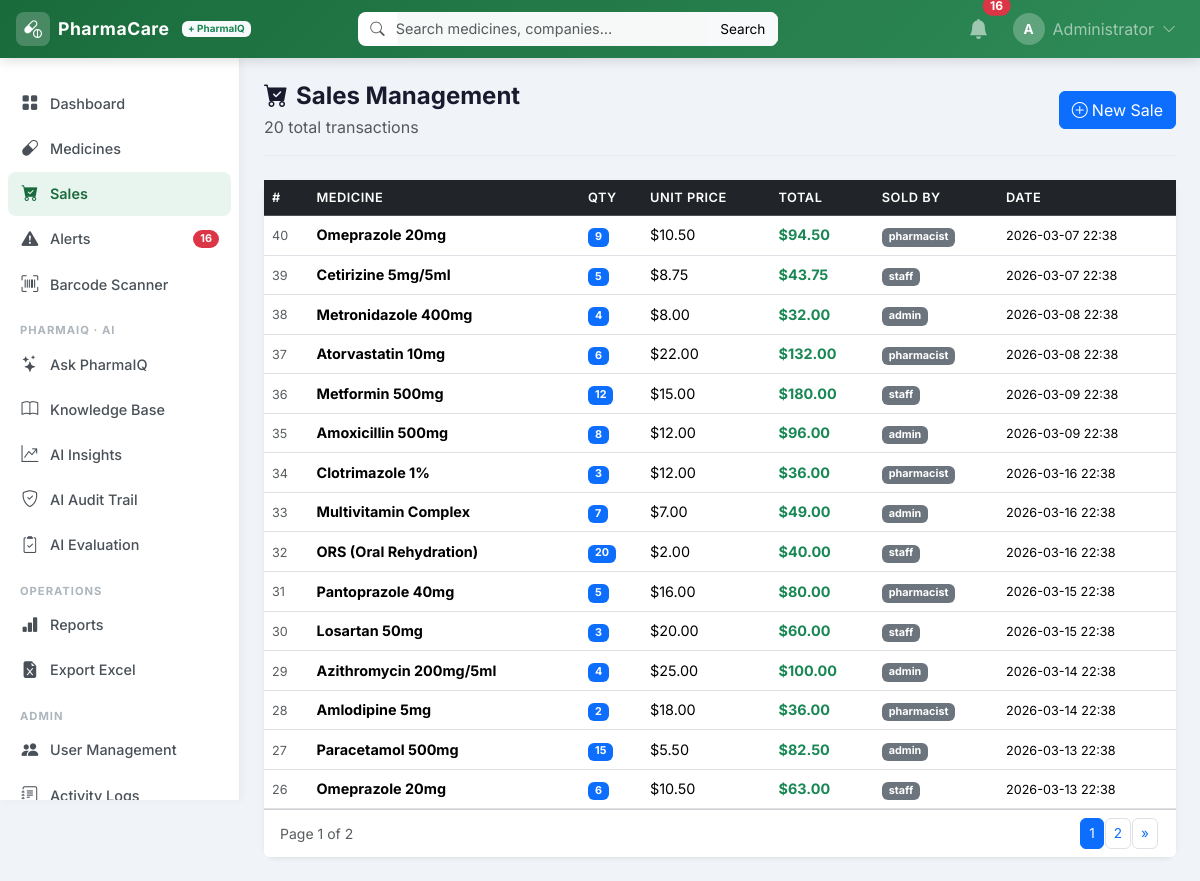
/sales (signed in), run on the app's committed database.
### tables this page shows
CREATE TABLE sales (
        id            INTEGER PRIMARY KEY AUTOINCREMENT,
        medicine_id   INTEGER,
        medicine_name TEXT,
        quantity      INTEGER,
        unit_price    REAL,
        total_price   REAL,
        sold_by       TEXT,
        sale_date     TEXT DEFAULT (datetime('now'))
    );

### app.py (the view)
@app.route("/sales")
@login_required
def sales():
    page   = max(1, int(request.args.get("page", 1)))
    per    = 15
    offset = (page - 1) * per
    total  = query_db("SELECT COUNT(*) as c FROM sales", one=True)["c"]
    all_sales = query_db(
        "SELECT * FROM sales ORDER BY id DESC LIMIT ? OFFSET ?", (per, offset))
    pages = (total + per - 1) // per
    meds  = query_db("SELECT id,medicine_name,price,product_qty FROM medicines ORDER BY medicine_name")
    return render_template("sales.html", sales=all_sales, page=page, pages=pages,
                           total=total, medicines=meds)

### app.py (called while the page is built)
def get_db():
    db = getattr(g, "_database", None)
    if db is None:
        db = g._database = sqlite3.connect(DATABASE)
        db.row_factory = sqlite3.Row
        db.execute("PRAGMA journal_mode=WAL")
    return db

@app.teardown_appcontext
def close_connection(exception):
    db = getattr(g, "_database", None)
    if db is not None:
        db.close()

def query_db(sql, args=(), one=False, commit=False):
    db = get_db()
    cur = db.execute(sql, args)
    if commit:
        db.commit()
        return cur.lastrowid
    rv = cur.fetchall()
    return (rv[0] if rv else None) if one else rv

def login_required(f):
    @wraps(f)
    def decorated(*args, **kwargs):
        if "user_id" not in session:
            flash("Please login first.", "warning")
            return redirect(url_for("login"))
        return f(*args, **kwargs)
    return decorated

@app.context_processor
def inject_alerts():
    if "user_id" in session:
        today     = date.today()
        warn_date = today + timedelta(days=EXPIRY_WARN_DAYS)
        exp_count = query_db(
            "SELECT COUNT(*) as c FROM medicines WHERE exp_date IS NOT NULL AND exp_date != '' AND exp_date <= ?",
            (warn_date.isoformat(),), one=True)["c"]
        ls_count  = query_db(
            "SELECT COUNT(*) as c FROM medicines WHERE product_qty <= ?",
            (LOW_STOCK_THRESHOLD,), one=True)["c"]
        return dict(nav_expiring=exp_count, nav_low_stock=ls_count)
    return dict(nav_expiring=0, nav_low_stock=0)

### pharmaiq/routes.py (called while the page is built)
def csrf_token():
    if "ai_csrf" not in session:
        session["ai_csrf"] = secrets.token_urlsafe(24)
    return session["ai_csrf"]

@bp.app_context_processor
def _inject():
    return {"csrf_token": csrf_token}

### templates/sales.html (shortened to what this page needs)
{% extends "base.html" %}
{% block content %}
<div class="page-header d-flex justify-content-between align-items-center">
  <div>
    <h4 class="page-title"><i class="bi bi-cart-check-fill me-2"></i>Sales Management</h4>
    <p class="text-muted mb-0">{{ total }} total transactions</p>
  </div>
  <button class="btn btn-primary" data-bs-toggle="modal" data-bs-target="#addSaleModal">
    <i class="bi bi-plus-circle me-1"></i>New Sale
  </button>
</div>
<div class="card border-0 shadow-sm">
  <div class="table-responsive">
    <table class="table table-hover align-middle mb-0">
      <thead class="table-dark"><tr>
        <th>#</th><th>Medicine</th><th>Qty</th><th>Unit Price</th><th>Total</th><th>Sold By</th><th>Date</th>
      </tr></thead>
      <tbody>
      {% for s in sales %}
      <tr>
        <td><small class="text-muted">{{ s['id'] }}</small></td>
        <td><strong>{{ s['medicine_name'] }}</strong></td>
        <td><span class="badge bg-primary">{{ s['quantity'] }}</span></td>
        <td>${{ "%.2f"|format(s['unit_price'] or 0) }}</td>
        <td><strong class="text-success">${{ "%.2f"|format(s['total_price'] or 0) }}</strong></td>
        <td><span class="badge bg-secondary">{{ s['sold_by'] }}</span></td>
        <td><small>{{ s['sale_date'][:16] if s['sale_date'] }}</small></td>
      </tr>
      {% else %}
      <tr><td colspan="7" class="text-center py-5 text-muted">
        <i class="bi bi-cart display-4 d-block mb-2"></i>No sales recorded yet
      </td></tr>
      {% endfor %}
      </tbody>
    </table>
  </div>
  {% if pages > 1 %}
  <div class="card-footer bg-white d-flex justify-content-between align-items-center">
    <small class="text-muted">Page {{ page }} of {{ pages }}</small>
    <nav>
      <ul class="pagination pagination-sm mb-0">
        {% for p in range(1, pages+1) %}
        <li class="page-item {% if p==page %}active{% endif %}"><a class="page-link" href="?page={{ p }}">{{ p }}</a></li>
        {% endfor %}
        {% if page < pages %}<li class="page-item"><a class="page-link" href="?page={{ page+1 }}">»</a></li>{% endif %}
      </ul>
    </nav>
  </div>
  {% endif %}
</div>
{% endblock %}

### static/css/style.css (style rules this page uses)
:root { --sidebar-width: 240px; --navbar-height: 58px; --primary: #1a6b3c; --primary-dark: #145530; }
* { box-sizing: border-box; }
body { font-family: 'Inter', sans-serif; background: #f0f4f8; color: #212529; }
.page-header { margin-bottom: 1.5rem; padding-bottom: 1rem; border-bottom: 1px solid #e8ecf0; }
.page-title { font-weight: 700; color: #1a1a2e; margin-bottom: 0.25rem; }
.table th { font-size: 0.8rem; text-transform: uppercase; letter-spacing: 0.5px; font-weight: 600; }
.table td { font-size: 0.9rem; vertical-align: middle; }
.card { border-radius: 12px !important; }
.page-link { border-radius: 6px !important; margin: 0 2px; font-size: 0.85rem; }

### data on the page
sales: id "40", medicine_name "Omeprazole 20mg", quantity "9", unit_price "10.50", total_price "94.50", sold_by "pharmacist", sale_date "2026-03-07 22:38"
sales: id "39", medicine_name "Cetirizine 5mg/5ml", quantity "5", unit_price "8.75", total_price "43.75", sold_by "staff", sale_date "2026-03-07 22:38"
sales: id "38", medicine_name "Metronidazole 400mg", quantity "4", unit_price "8.00", total_price "32.00", sold_by "admin", sale_date "2026-03-08 22:38"
sales: id "37", medicine_name "Atorvastatin 10mg", quantity "6", unit_price "22.00", total_price "132.00", sold_by "pharmacist", sale_date "2026-03-08 22:38"
sales: id "36", medicine_name "Metformin 500mg", quantity "12", unit_price "15.00", total_price "180.00", sold_by "staff", sale_date "2026-03-09 22:38"
sales: id "35", medicine_name "Amoxicillin 500mg", quantity "8", unit_price "12.00", total_price "96.00", sold_by "admin", sale_date "2026-03-09 22:38"
sales: id "34", medicine_name "Clotrimazole 1%", quantity "3", unit_price "12.00", total_price "36.00", sold_by "pharmacist", sale_date "2026-03-16 22:38"
sales: id "33", medicine_name "Multivitamin Complex", quantity "7", unit_price "7.00", total_price "49.00", sold_by "admin", sale_date "2026-03-16 22:38"
sales: id "32", medicine_name "ORS (Oral Rehydration)", quantity "20", unit_price "2.00", total_price "40.00", sold_by "staff", sale_date "2026-03-16 22:38"
sales: id "31", medicine_name "Pantoprazole 40mg", quantity "5", unit_price "16.00", total_price "80.00", sold_by "pharmacist", sale_date "2026-03-15 22:38"
sales: id "30", medicine_name "Losartan 50mg", quantity "3", unit_price "20.00", total_price "60.00", sold_by "staff", sale_date "2026-03-15 22:38"
sales: id "29", medicine_name "Azithromycin 200mg/5ml", quantity "4", unit_price "25.00", total_price "100.00", sold_by "admin", sale_date "2026-03-14 22:38"
sales: id "28", medicine_name "Amlodipine 5mg", quantity "2", unit_price "18.00", total_price "36.00", sold_by "pharmacist", sale_date "2026-03-14 22:38"
sales: id "27", medicine_name "Paracetamol 500mg", quantity "15", unit_price "5.50", total_price "82.50", sold_by "admin", sale_date "2026-03-13 22:38"
sales: id "26", medicine_name "Omeprazole 20mg", quantity "6", unit_price "10.50", total_price "63.00", sold_by "staff", sale_date "2026-03-13 22:38"

### other printed values
{{ nav_expiring + nav_low_stock }} "16"
{{ (session.full_name or session.username)[0]|upper }} "A"
{{ session.full_name or session.username }} "Administrator"
{{ total }} "20"
{{ page }} "1"
{{ pages }} "2"
{{ p }} "1" "2"
